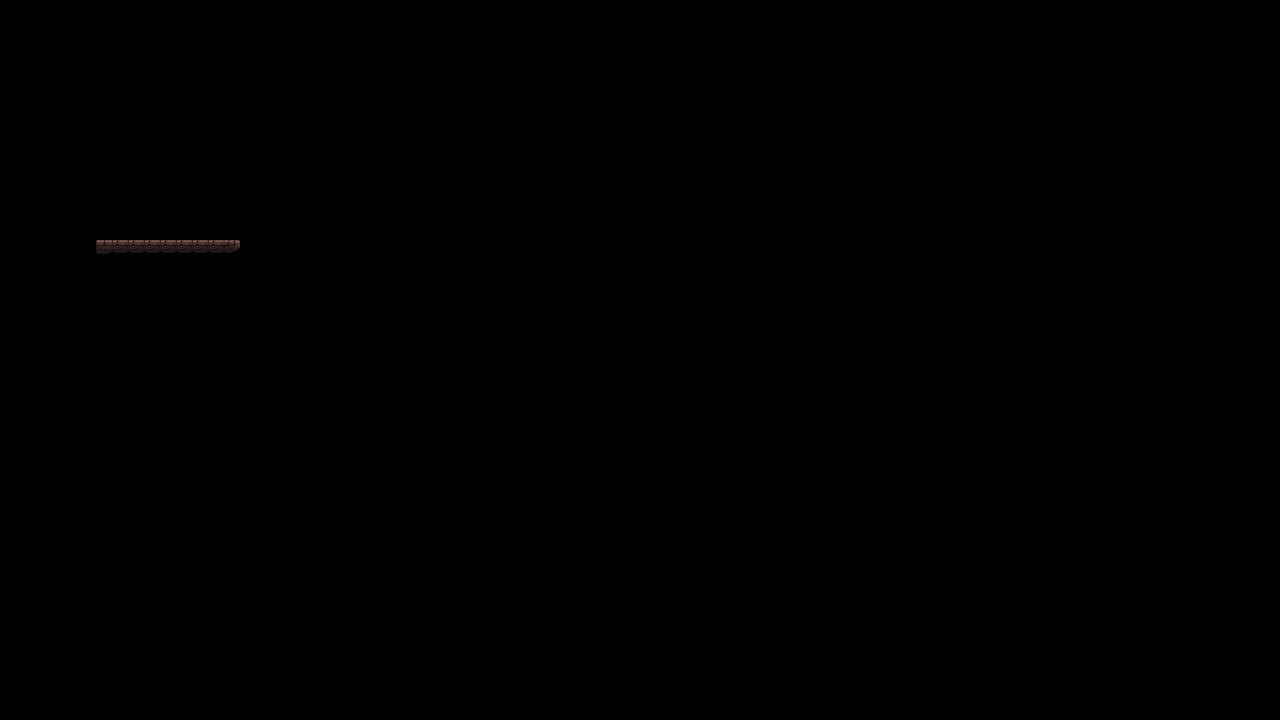

A 2D game scene composited from a Tiled map and its tileset images. What follows is a short description and the map's XML, with every tile layer's data as written:
An orthogonal 80x45 tile map with 16x16 px tiles, 1 tile layer (platform).

<map version="1.4" tiledversion="1.4.3" orientation="orthogonal" renderorder="right-down" width="80" height="45" tilewidth="16" tileheight="16" infinite="0" nextlayerid="2" nextobjectid="1">
 <tileset firstgid="1" name="mainlevbuild_A" tilewidth="16" tileheight="16" tilecount="4096" columns="64">
  <image source="mainlevbuild_A.png" width="1024" height="1024" />
 </tileset>
 <layer id="1" name="platform" width="80" height="45">
  <data encoding="csv">
0,0,0,0,0,0,0,0,0,0,0,0,0,0,0,0,0,0,0,0,0,0,0,0,0,0,0,0,0,0,0,0,0,0,0,0,0,0,0,0,0,0,0,0,0,0,0,0,0,0,0,0,0,0,0,0,0,0,0,0,0,0,0,0,0,0,0,0,0,0,0,0,0,0,0,0,0,0,0,0,
0,0,0,0,0,0,0,0,0,0,0,0,0,0,0,0,0,0,0,0,0,0,0,0,0,0,0,0,0,0,0,0,0,0,0,0,0,0,0,0,0,0,0,0,0,0,0,0,0,0,0,0,0,0,0,0,0,0,0,0,0,0,0,0,0,0,0,0,0,0,0,0,0,0,0,0,0,0,0,0,
0,0,0,0,0,0,0,0,0,0,0,0,0,0,0,0,0,0,0,0,0,0,0,0,0,0,0,0,0,0,0,0,0,0,0,0,0,0,0,0,0,0,0,0,0,0,0,0,0,0,0,0,0,0,0,0,0,0,0,0,0,0,0,0,0,0,0,0,0,0,0,0,0,0,0,0,0,0,0,0,
0,0,0,0,0,0,0,0,0,0,0,0,0,0,0,0,0,0,0,0,0,0,0,0,0,0,0,0,0,0,0,0,0,0,0,0,0,0,0,0,0,0,0,0,0,0,0,0,0,0,0,0,0,0,0,0,0,0,0,0,0,0,0,0,0,0,0,0,0,0,0,0,0,0,0,0,0,0,0,0,
0,0,0,0,0,0,0,0,0,0,0,0,0,0,0,0,0,0,0,0,0,0,0,0,0,0,0,0,0,0,0,0,0,0,0,0,0,0,0,0,0,0,0,0,0,0,0,0,0,0,0,0,0,0,0,0,0,0,0,0,0,0,0,0,0,0,0,0,0,0,0,0,0,0,0,0,0,0,0,0,
0,0,0,0,0,0,0,0,0,0,0,0,0,0,0,0,0,0,0,0,0,0,0,0,0,0,0,0,0,0,0,0,0,0,0,0,0,0,0,0,0,0,0,0,0,0,0,0,0,0,0,0,0,0,0,0,0,0,0,0,0,0,0,0,0,0,0,0,0,0,0,0,0,0,0,0,0,0,0,0,
0,0,0,0,0,0,0,0,0,0,0,0,0,0,0,0,0,0,0,0,0,0,0,0,0,0,0,0,0,0,0,0,0,0,0,0,0,0,0,0,0,0,0,0,0,0,0,0,0,0,0,0,0,0,0,0,0,0,0,0,0,0,0,0,0,0,0,0,0,0,0,0,0,0,0,0,0,0,0,0,
0,0,0,0,0,0,0,0,0,0,0,0,0,0,0,0,0,0,0,0,0,0,0,0,0,0,0,0,0,0,0,0,0,0,0,0,0,0,0,0,0,0,0,0,0,0,0,0,0,0,0,0,0,0,0,0,0,0,0,0,0,0,0,0,0,0,0,0,0,0,0,0,0,0,0,0,0,0,0,0,
0,0,0,0,0,0,0,0,0,0,0,0,0,0,0,0,0,0,0,0,0,0,0,0,0,0,0,0,0,0,0,0,0,0,0,0,0,0,0,0,0,0,0,0,0,0,0,0,0,0,0,0,0,0,0,0,0,0,0,0,0,0,0,0,0,0,0,0,0,0,0,0,0,0,0,0,0,0,0,0,
0,0,0,0,0,0,0,0,0,0,0,0,0,0,0,0,0,0,0,0,0,0,0,0,0,0,0,0,0,0,0,0,0,0,0,0,0,0,0,0,0,0,0,0,0,0,0,0,0,0,0,0,0,0,0,0,0,0,0,0,0,0,0,0,0,0,0,0,0,0,0,0,0,0,0,0,0,0,0,0,
0,0,0,0,0,0,0,0,0,0,0,0,0,0,0,0,0,0,0,0,0,0,0,0,0,0,0,0,0,0,0,0,0,0,0,0,0,0,0,0,0,0,0,0,0,0,0,0,0,0,0,0,0,0,0,0,0,0,0,0,0,0,0,0,0,0,0,0,0,0,0,0,0,0,0,0,0,0,0,0,
0,0,0,0,0,0,0,0,0,0,0,0,0,0,0,0,0,0,0,0,0,0,0,0,0,0,0,0,0,0,0,0,0,0,0,0,0,0,0,0,0,0,0,0,0,0,0,0,0,0,0,0,0,0,0,0,0,0,0,0,0,0,0,0,0,0,0,0,0,0,0,0,0,0,0,0,0,0,0,0,
0,0,0,0,0,0,0,0,0,0,0,0,0,0,0,0,0,0,0,0,0,0,0,0,0,0,0,0,0,0,0,0,0,0,0,0,0,0,0,0,0,0,0,0,0,0,0,0,0,0,0,0,0,0,0,0,0,0,0,0,0,0,0,0,0,0,0,0,0,0,0,0,0,0,0,0,0,0,0,0,
0,0,0,0,0,0,0,0,0,0,0,0,0,0,0,0,0,0,0,0,0,0,0,0,0,0,0,0,0,0,0,0,0,0,0,0,0,0,0,0,0,0,0,0,0,0,0,0,0,0,0,0,0,0,0,0,0,0,0,0,0,0,0,0,0,0,0,0,0,0,0,0,0,0,0,0,0,0,0,0,
0,0,0,0,0,0,0,0,0,0,0,0,0,0,0,0,0,0,0,0,0,0,0,0,0,0,0,0,0,0,0,0,0,0,0,0,0,0,0,0,0,0,0,0,0,0,0,0,0,0,0,0,0,0,0,0,0,0,0,0,0,0,0,0,0,0,0,0,0,0,0,0,0,0,0,0,0,0,0,0,
0,0,0,0,0,0,1041,1042,1042,1042,1042,1042,1042,1042,1237,0,0,0,0,0,0,0,0,0,0,0,0,0,0,0,0,0,0,0,0,0,0,0,0,0,0,0,0,0,0,0,0,0,0,0,0,0,0,0,0,0,0,0,0,0,0,0,0,0,0,0,0,0,0,0,0,0,0,0,0,0,0,0,0,0,
0,0,0,0,0,0,0,0,0,0,0,0,0,0,0,0,0,0,0,0,0,0,0,0,0,0,0,0,0,0,0,0,0,0,0,0,0,0,0,0,0,0,0,0,0,0,0,0,0,0,0,0,0,0,0,0,0,0,0,0,0,0,0,0,0,0,0,0,0,0,0,0,0,0,0,0,0,0,0,0,
0,0,0,0,0,0,0,0,0,0,0,0,0,0,0,0,0,0,0,0,0,0,0,0,0,0,0,0,0,0,0,0,0,0,0,0,0,0,0,0,0,0,0,0,0,0,0,0,0,0,0,0,0,0,0,0,0,0,0,0,0,0,0,0,0,0,0,0,0,0,0,0,0,0,0,0,0,0,0,0,
0,0,0,0,0,0,0,0,0,0,0,0,0,0,0,0,0,0,0,0,0,0,0,0,0,0,0,0,0,0,0,0,0,0,0,0,0,0,0,0,0,0,0,0,0,0,0,0,0,0,0,0,0,0,0,0,0,0,0,0,0,0,0,0,0,0,0,0,0,0,0,0,0,0,0,0,0,0,0,0,
0,0,0,0,0,0,0,0,0,0,0,0,0,0,0,0,0,0,0,0,0,0,0,0,0,0,0,0,0,0,0,0,0,0,0,0,0,0,0,0,0,0,0,0,0,0,0,0,0,0,0,0,0,0,0,0,0,0,0,0,0,0,0,0,0,0,0,0,0,0,0,0,0,0,0,0,0,0,0,0,
0,0,0,0,0,0,0,0,0,0,0,0,0,0,0,0,0,0,0,0,0,0,0,0,0,0,0,0,0,0,0,0,0,0,0,0,0,0,0,0,0,0,0,0,0,0,0,0,0,0,0,0,0,0,0,0,0,0,0,0,0,0,0,0,0,0,0,0,0,0,0,0,0,0,0,0,0,0,0,0,
0,0,0,0,0,0,0,0,0,0,0,0,0,0,0,0,0,0,0,0,0,0,0,0,0,0,0,0,0,0,0,0,0,0,0,0,0,0,0,0,0,0,0,0,0,0,0,0,0,0,0,0,0,0,0,0,0,0,0,0,0,0,0,0,0,0,0,0,0,0,0,0,0,0,0,0,0,0,0,0,
0,0,0,0,0,0,0,0,0,0,0,0,0,0,0,0,0,0,0,0,0,0,0,0,0,0,0,0,0,0,0,0,0,0,0,0,0,0,0,0,0,0,0,0,0,0,0,0,0,0,0,0,0,0,0,0,0,0,0,0,0,0,0,0,0,0,0,0,0,0,0,0,0,0,0,0,0,0,0,0,
0,0,0,0,0,0,0,0,0,0,0,0,0,0,0,0,0,0,0,0,0,0,0,0,0,0,0,0,0,0,0,0,0,0,0,0,0,0,0,0,0,0,0,0,0,0,0,0,0,0,0,0,0,0,0,0,0,0,0,0,0,0,0,0,0,0,0,0,0,0,0,0,0,0,0,0,0,0,0,0,
0,0,0,0,0,0,0,0,0,0,0,0,0,0,0,0,0,0,0,0,0,0,0,0,0,0,0,0,0,0,0,0,0,0,0,0,0,0,0,0,0,0,0,0,0,0,0,0,0,0,0,0,0,0,0,0,0,0,0,0,0,0,0,0,0,0,0,0,0,0,0,0,0,0,0,0,0,0,0,0,
0,0,0,0,0,0,0,0,0,0,0,0,0,0,0,0,0,0,0,0,0,0,0,0,0,0,0,0,0,0,0,0,0,0,0,0,0,0,0,0,0,0,0,0,0,0,0,0,0,0,0,0,0,0,0,0,0,0,0,0,0,0,0,0,0,0,0,0,0,0,0,0,0,0,0,0,0,0,0,0,
0,0,0,0,0,0,0,0,0,0,0,0,0,0,0,0,0,0,0,0,0,0,0,0,0,0,0,0,0,0,0,0,0,0,0,0,0,0,0,0,0,0,0,0,0,0,0,0,0,0,0,0,0,0,0,0,0,0,0,0,0,0,0,0,0,0,0,0,0,0,0,0,0,0,0,0,0,0,0,0,
0,0,0,0,0,0,0,0,0,0,0,0,0,0,0,0,0,0,0,0,0,0,0,0,0,0,0,0,0,0,0,0,0,0,0,0,0,0,0,0,0,0,0,0,0,0,0,0,0,0,0,0,0,0,0,0,0,0,0,0,0,0,0,0,0,0,0,0,0,0,0,0,0,0,0,0,0,0,0,0,
0,0,0,0,0,0,0,0,0,0,0,0,0,0,0,0,0,0,0,0,0,0,0,0,0,0,0,0,0,0,0,0,0,0,0,0,0,0,0,0,0,0,0,0,0,0,0,0,0,0,0,0,0,0,0,0,0,0,0,0,0,0,0,0,0,0,0,0,0,0,0,0,0,0,0,0,0,0,0,0,
0,0,0,0,0,0,0,0,0,0,0,0,0,0,0,0,0,0,0,0,0,0,0,0,0,0,0,0,0,0,0,0,0,0,0,0,0,0,0,0,0,0,0,0,0,0,0,0,0,0,0,0,0,0,0,0,0,0,0,0,0,0,0,0,0,0,0,0,0,0,0,0,0,0,0,0,0,0,0,0,
0,0,0,0,0,0,0,0,0,0,0,0,0,0,0,0,0,0,0,0,0,0,0,0,0,0,0,0,0,0,0,0,0,0,0,0,0,0,0,0,0,0,0,0,0,0,0,0,0,0,0,0,0,0,0,0,0,0,0,0,0,0,0,0,0,0,0,0,0,0,0,0,0,0,0,0,0,0,0,0,
0,0,0,0,0,0,0,0,0,0,0,0,0,0,0,0,0,0,0,0,0,0,0,0,0,0,0,0,0,0,0,0,0,0,0,0,0,0,0,0,0,0,0,0,0,0,0,0,0,0,0,0,0,0,0,0,0,0,0,0,0,0,0,0,0,0,0,0,0,0,0,0,0,0,0,0,0,0,0,0,
0,0,0,0,0,0,0,0,0,0,0,0,0,0,0,0,0,0,0,0,0,0,0,0,0,0,0,0,0,0,0,0,0,0,0,0,0,0,0,0,0,0,0,0,0,0,0,0,0,0,0,0,0,0,0,0,0,0,0,0,0,0,0,0,0,0,0,0,0,0,0,0,0,0,0,0,0,0,0,0,
0,0,0,0,0,0,0,0,0,0,0,0,0,0,0,0,0,0,0,0,0,0,0,0,0,0,0,0,0,0,0,0,0,0,0,0,0,0,0,0,0,0,0,0,0,0,0,0,0,0,0,0,0,0,0,0,0,0,0,0,0,0,0,0,0,0,0,0,0,0,0,0,0,0,0,0,0,0,0,0,
0,0,0,0,0,0,0,0,0,0,0,0,0,0,0,0,0,0,0,0,0,0,0,0,0,0,0,0,0,0,0,0,0,0,0,0,0,0,0,0,0,0,0,0,0,0,0,0,0,0,0,0,0,0,0,0,0,0,0,0,0,0,0,0,0,0,0,0,0,0,0,0,0,0,0,0,0,0,0,0,
0,0,0,0,0,0,0,0,0,0,0,0,0,0,0,0,0,0,0,0,0,0,0,0,0,0,0,0,0,0,0,0,0,0,0,0,0,0,0,0,0,0,0,0,0,0,0,0,0,0,0,0,0,0,0,0,0,0,0,0,0,0,0,0,0,0,0,0,0,0,0,0,0,0,0,0,0,0,0,0,
0,0,0,0,0,0,0,0,0,0,0,0,0,0,0,0,0,0,0,0,0,0,0,0,0,0,0,0,0,0,0,0,0,0,0,0,0,0,0,0,0,0,0,0,0,0,0,0,0,0,0,0,0,0,0,0,0,0,0,0,0,0,0,0,0,0,0,0,0,0,0,0,0,0,0,0,0,0,0,0,
0,0,0,0,0,0,0,0,0,0,0,0,0,0,0,0,0,0,0,0,0,0,0,0,0,0,0,0,0,0,0,0,0,0,0,0,0,0,0,0,0,0,0,0,0,0,0,0,0,0,0,0,0,0,0,0,0,0,0,0,0,0,0,0,0,0,0,0,0,0,0,0,0,0,0,0,0,0,0,0,
0,0,0,0,0,0,0,0,0,0,0,0,0,0,0,0,0,0,0,0,0,0,0,0,0,0,0,0,0,0,0,0,0,0,0,0,0,0,0,0,0,0,0,0,0,0,0,0,0,0,0,0,0,0,0,0,0,0,0,0,0,0,0,0,0,0,0,0,0,0,0,0,0,0,0,0,0,0,0,0,
0,0,0,0,0,0,0,0,0,0,0,0,0,0,0,0,0,0,0,0,0,0,0,0,0,0,0,0,0,0,0,0,0,0,0,0,0,0,0,0,0,0,0,0,0,0,0,0,0,0,0,0,0,0,0,0,0,0,0,0,0,0,0,0,0,0,0,0,0,0,0,0,0,0,0,0,0,0,0,0,
0,0,0,0,0,0,0,0,0,0,0,0,0,0,0,0,0,0,0,0,0,0,0,0,0,0,0,0,0,0,0,0,0,0,0,0,0,0,0,0,0,0,0,0,0,0,0,0,0,0,0,0,0,0,0,0,0,0,0,0,0,0,0,0,0,0,0,0,0,0,0,0,0,0,0,0,0,0,0,0,
0,0,0,0,0,0,0,0,0,0,0,0,0,0,0,0,0,0,0,0,0,0,0,0,0,0,0,0,0,0,0,0,0,0,0,0,0,0,0,0,0,0,0,0,0,0,0,0,0,0,0,0,0,0,0,0,0,0,0,0,0,0,0,0,0,0,0,0,0,0,0,0,0,0,0,0,0,0,0,0,
0,0,0,0,0,0,0,0,0,0,0,0,0,0,0,0,0,0,0,0,0,0,0,0,0,0,0,0,0,0,0,0,0,0,0,0,0,0,0,0,0,0,0,0,0,0,0,0,0,0,0,0,0,0,0,0,0,0,0,0,0,0,0,0,0,0,0,0,0,0,0,0,0,0,0,0,0,0,0,0,
0,0,0,0,0,0,0,0,0,0,0,0,0,0,0,0,0,0,0,0,0,0,0,0,0,0,0,0,0,0,0,0,0,0,0,0,0,0,0,0,0,0,0,0,0,0,0,0,0,0,0,0,0,0,0,0,0,0,0,0,0,0,0,0,0,0,0,0,0,0,0,0,0,0,0,0,0,0,0,0,
0,0,0,0,0,0,0,0,0,0,0,0,0,0,0,0,0,0,0,0,0,0,0,0,0,0,0,0,0,0,0,0,0,0,0,0,0,0,0,0,0,0,0,0,0,0,0,0,0,0,0,0,0,0,0,0,0,0,0,0,0,0,0,0,0,0,0,0,0,0,0,0,0,0,0,0,0,0,0,0
</data>
 </layer>
</map>
